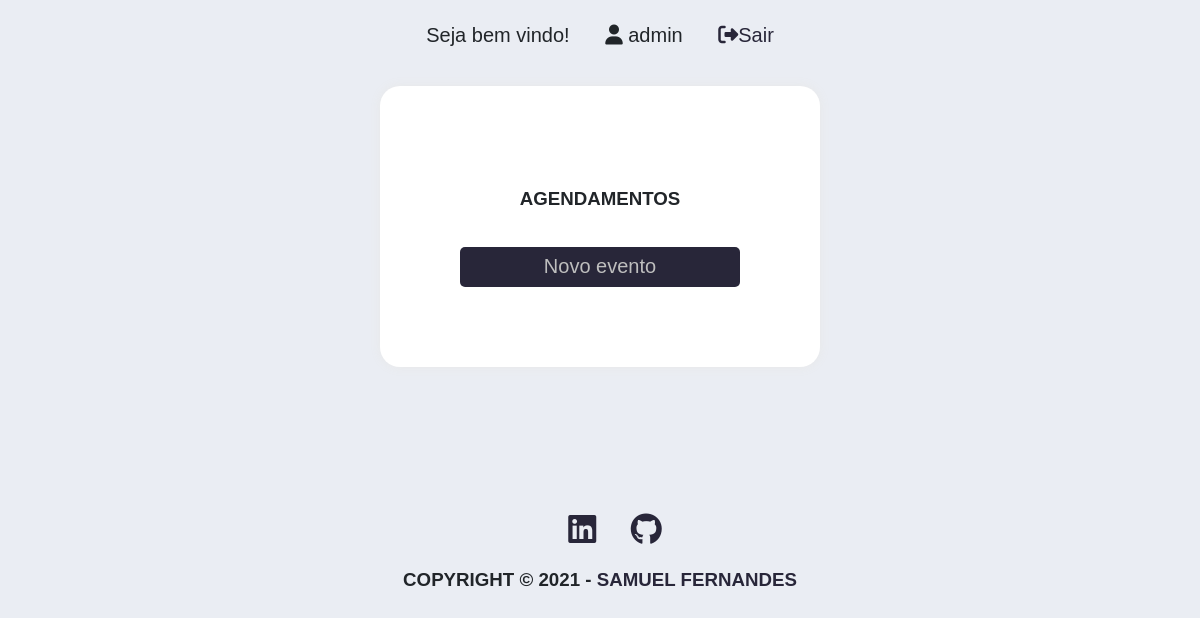
Page /agenda/ (signed in) on the earlier database version.
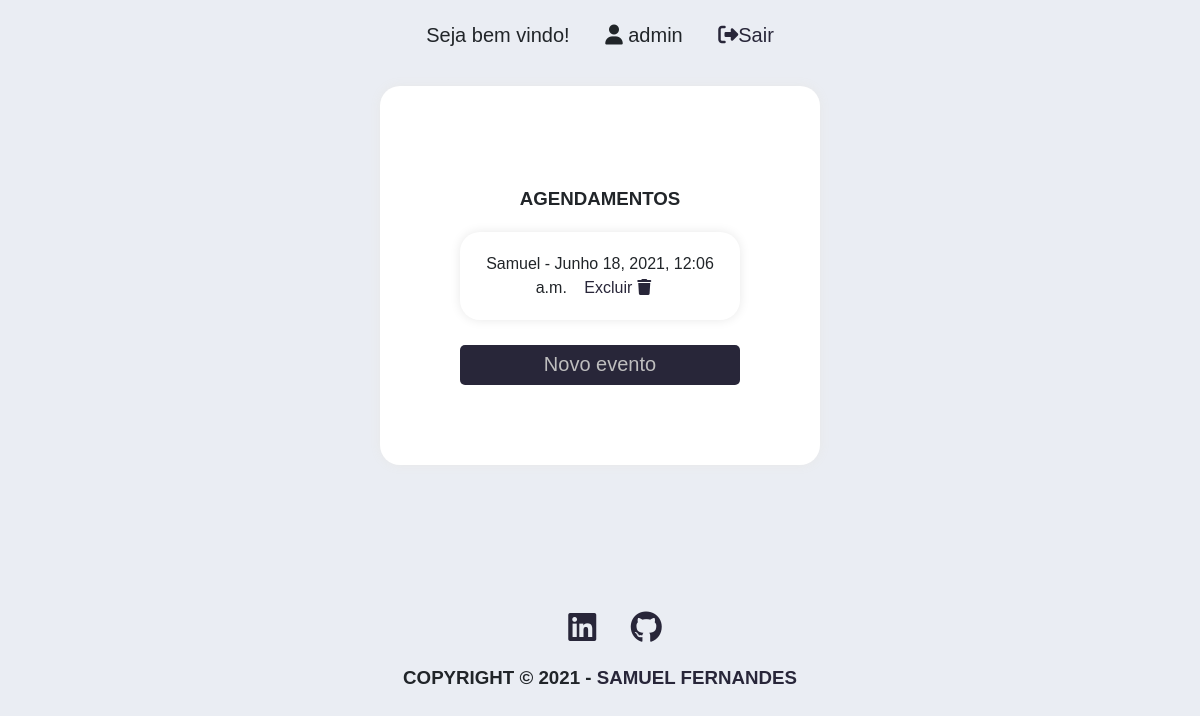
Same page on the later database version.
### core/models.py (models this page shows, shortened)
class Evento(models.Model):
    titulo = models.CharField(max_length=100)
    descricao = models.TextField(blank=True, null=True)
    data_evento = models.DateTimeField(verbose_name='Data do Evento')
    data_criacao = models.DateTimeField(auto_now=True)
    usuario = models.ForeignKey(User, on_delete=models.CASCADE)
    class Meta:
        db_table = 'evento'

### core/views.py (the view)
# urls.py: path('agenda/', views.lista_eventos),
@login_required(login_url='/login/')
def lista_eventos(request):
    user = request.user
    evento = Evento.objects.filter(usuario=user)
    dados = {'eventos': evento}
    return render(request, 'agenda.html', dados)

### templates/agenda.html
<!DOCTYPE html>
<html lang="en">
<head>
    {% include "model-header.html" %}
</head>
<body>
    <main>
        <div class="container">
            <ul class="ul-container">
                <h3>Agendamentos</h3>
                {% for evento in eventos %}
                <li>{{ evento.titulo }} - {{ evento.data_evento }}  <a href="evento/delete/{{ evento.id }}/">
                     Excluir<i class="fas fa-trash"></i></a>
                </li>
                {% endfor %}
                <button type="button"> <a href="evento/">Novo evento</a></button>
            </ul>
        </div>
    </main>
</body>
{% include "model-footer.html" %}
</html>

Differences in the rows shown:
added Evento: titulo "Samuel", data_evento "Junho 18, 2021, 12:06 a.m."
